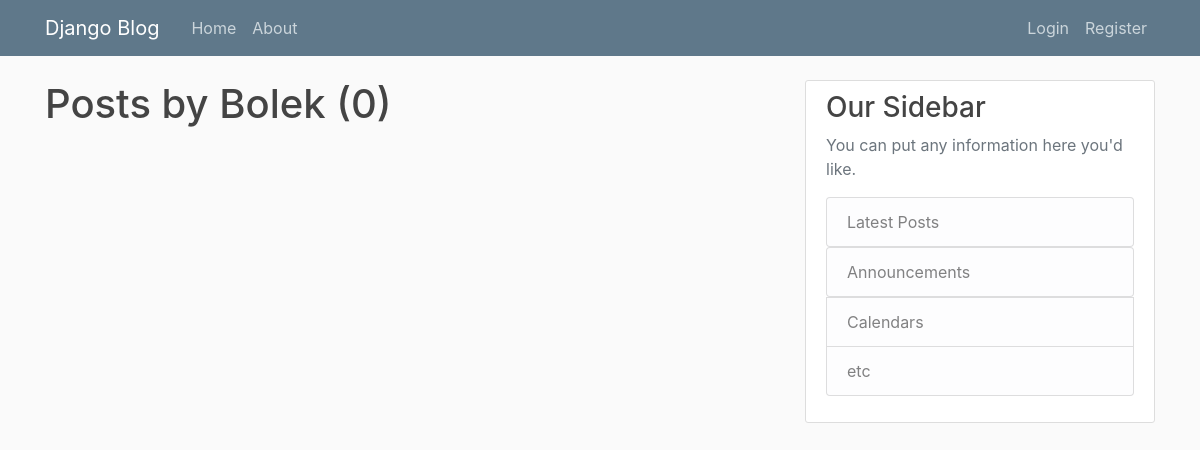
The app's page /user/Bolek, older data.
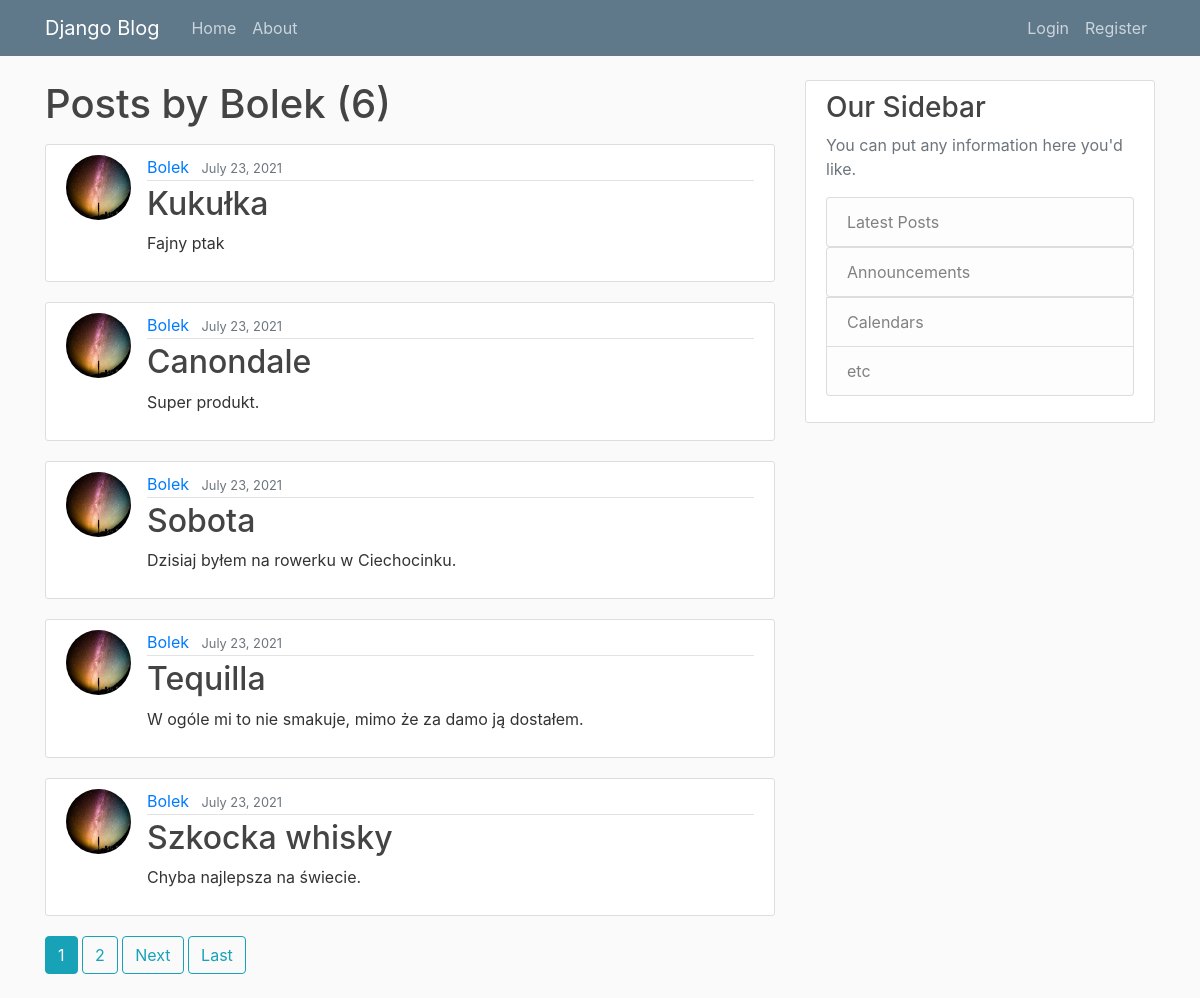
The same page, newer data.
### blog/models.py (models this page shows, shortened)
class Post(models.Model):
    title = models.CharField(max_length=100)
    content = models.TextField()
    date_posted = models.DateTimeField(default=timezone.now)
    author = models.ForeignKey(User,on_delete=models.CASCADE)

### users/models.py (models this page shows, shortened)
class Profile(models.Model):
    user = models.OneToOneField(User, on_delete=models.CASCADE)
    image = models.ImageField(default='default.jpg', upload_to='profile_images')

### blog/views.py (the view)
# urls.py: path('user/<str:username>', UserPostListView.as_view(), name='user-posts'),
class UserPostListView(ListView):
    model = Post
    template_name = 'blog/user_posts.html'
    context_object_name = 'posts'
    paginate_by = 5
    def get_queryset(self):
        user = get_object_or_404(User, username=self.kwargs.get('username'))
        return Post.objects.filter(author=user).order_by('-date_posted')

### blog/templates/blog/user_posts.html (shortened to what this page needs)
{% extends "blog/base.html" %}
{% block content %}
    <h1 class="mb-3">Posts by {{ view.kwargs.username }} ({{ page_obj.paginator.count }})</h1>
{%  for post in posts %}
    <article class="media content-section">
        <img class="rounded-circle article-img" src="{{ post.author.profile.image.url }}">
        <div class="media-body">
            <div class="article-metadata">
                <a class="mr-2" href="{% url 'user-posts' post.author.username %}">{{ post.author }}</a>
                <small class="text-muted">{{ post.date_posted|date:"F d, Y" }}</small>
            </div>
            <h2><a class="article-title" href="{% url 'post-detail' post.id %}">{{ post.title }}</a></h2>
            <p class=" article-content">{{ post.content }}</p>
        </div>
    </article>
{%  endfor %}
    {% if is_paginated %}
        {% for num in page_obj.paginator.page_range %}
            {% if page_obj.number == num %}
                <a href="?page={{ num }}" class="btn btn-info mb-4">{{ num }}</a>
            {% elif num > page_obj.number|add:'-3' and num < page_obj.number|add:'3'%}
                <a href="?page={{ num }}" class="btn btn-outline-info mb-4">{{ num }}</a>
            {% endif %}
        {% endfor %}
        {% if page_obj.has_next %}
            <a href="?page={{ page_obj.next_page_number }}" class="btn btn-outline-info mb-4">Next</a>
            <a href="?page={{ page_obj.paginator.num_pages }}" class="btn btn-outline-info mb-4">Last</a>
        {% endif %}
    {% endif %}
{%  endblock content %}

### blog/templates/blog/base.html (shortened to what this page needs)
{% load static %}
<!DOCTYPE html>
<html lang="en">
<head>
    <link rel="stylesheet" href="https://maxcdn.bootstrapcdn.com/bootstrap/4.0.0/css/bootstrap.min.css">
    <link rel="stylesheet" type="text/css" href="{% static 'blog/main.css' %}">
</head>
<body>
    <header class="site-header">
        <nav class="navbar navbar-expand-md navbar-dark bg-steel fixed-top">
            <div class="container">
                <a class="navbar-brand mr-4" href="{% url 'blog-home' %}">Django Blog</a>
                <div class="collapse navbar-collapse" id="navbarToggle">
                    <div class="navbar-nav mr-auto">
                        <a class="nav-item nav-link" href="{% url 'blog-home' %}">Home</a>
                        <a class="nav-item nav-link" href="{% url 'blog-about' %}">About</a>
                    </div>
                    <div class="navbar-nav">
                        {% if user.is_authenticated %}
                            <a class="nav-item nav-link" href="{% url 'post-create' %}">Create Post</a>
                            <a class="nav-item nav-link" href="{% url 'profile' %}">Profile</a>
                            <a class="nav-item nav-link" href="{% url 'logout' %}">Logout</a>
                        {% else %}
                            <a class="nav-item nav-link" href="{% url 'login' %}">Login</a>
                            <a class="nav-item nav-link" href="{%  url 'register' %}">Register</a>
                        {% endif %}
                    </div>
                </div>
            </div>
        </nav>
    </header>
    <main role="main" class="container">
        <div class="row">
            <div class="col-md-8">
                {% block content %}{% endblock %}
            </div>
            <div class="col-md-4">
                <div class="content-section">
                    <h3>Our Sidebar</h3>
                    <p class='text-muted'>You can put any information here you'd like.
                    <ul class="list-group">
                    <a href="{% url 'blog-home' %}"><li class="list-group-item list-group-item-light">Latest Posts</li></a>
                    <a href="{% url 'announcements' %}"><li class="list-group-item list-group-item-light">Announcements</li></a>
                        <li class="list-group-item list-group-item-light">Calendars</li>
                        <li class="list-group-item list-group-item-light">etc</li>
                    </ul>
                    </p>
                </div>
            </div>
        </div>
    </main>
</body>
</html>

### blog/static/blog/main.css (style rules this page uses)
body { background: #fafafa; color: #333333; margin-top: 5rem; }
h1, h2, h3, h4, h5, h6 { color: #444444; }
ul { margin: 0; }
.bg-steel { background-color: #5f788a; }
.site-header .navbar-nav .nav-link { color: #cbd5db; }
.content-section { background: #ffffff; padding: 10px 20px; border: 1px solid #dddddd; border-radius: 3px; margin-bottom: 20px; }
.article-title { color: #444444; }
.article-content { white-space: pre-line; }
.article-img { height: 65px; width: 65px; margin-right: 16px; }
.article-metadata { padding-bottom: 1px; margin-bottom: 4px; border-bottom: 1px solid #e3e3e3 }

Row changes from the older to the newer data that the page shows:
added Post: author.profile.image (picture), author "Bolek", date_posted "July 23, 2021", title "Kukułka", content "Fajny ptak"
added Post: author.profile.image (picture), author "Bolek", date_posted "July 23, 2021", title "Canondale", content "Super produkt."
added Post: author.profile.image (picture), author "Bolek", date_posted "July 23, 2021", title "Sobota", content "Dzisiaj byłem na rowerku w Ciechocinku."
added Post: author.profile.image (picture), author "Bolek", date_posted "July 23, 2021", title "Tequilla", content "W ogóle mi to nie smakuje, mimo że za damo ją dostałem."
added Post: author.profile.image (picture), author "Bolek", date_posted "July 23, 2021", title "Szkocka whisky", content "Chyba najlepsza na świecie."
Text that changed along with them:
{{ page_obj.paginator.count }}: "0" → "6"
new list line: "1"
new list line: "2"
text now shown: "Next Last"
